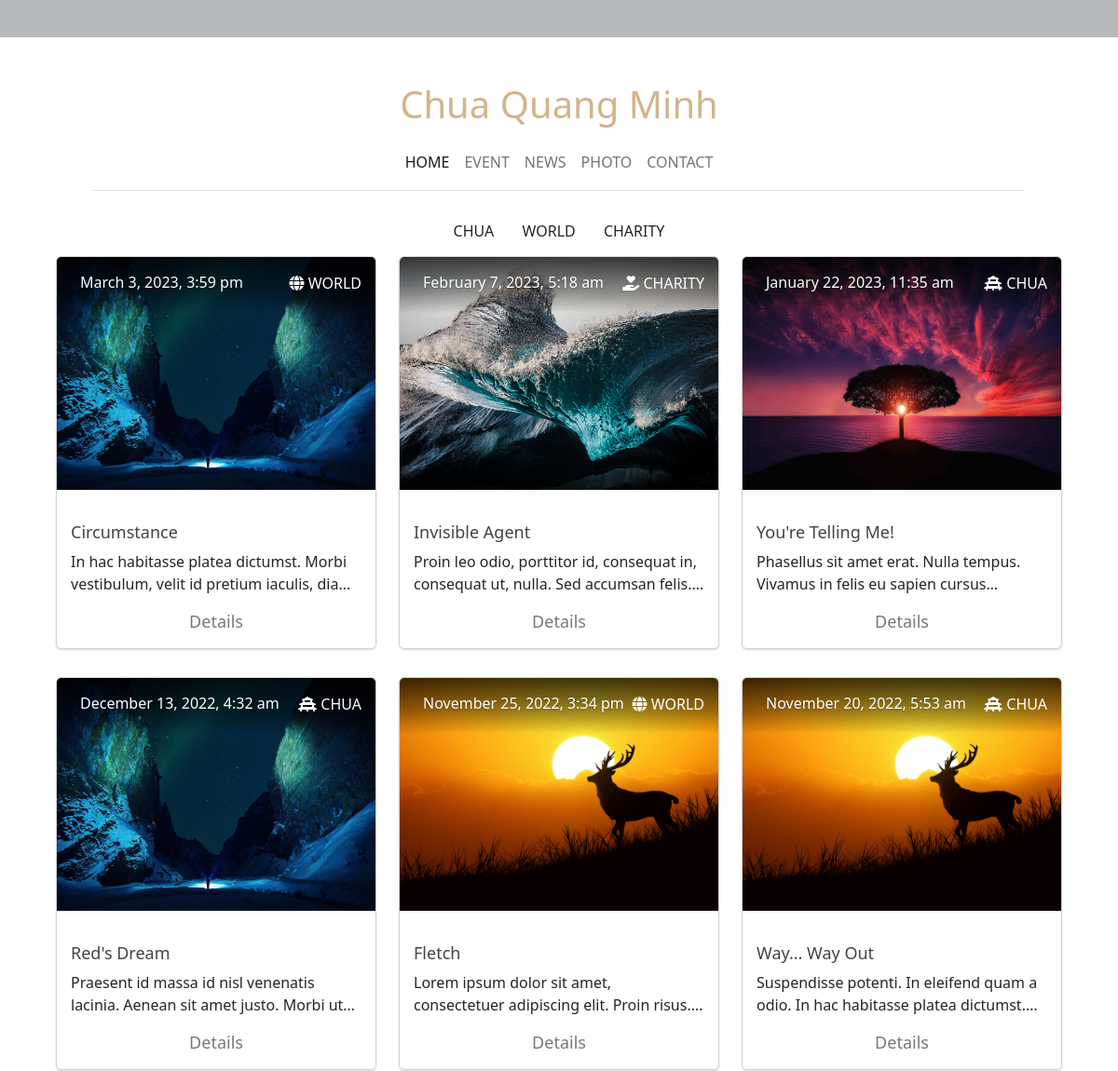
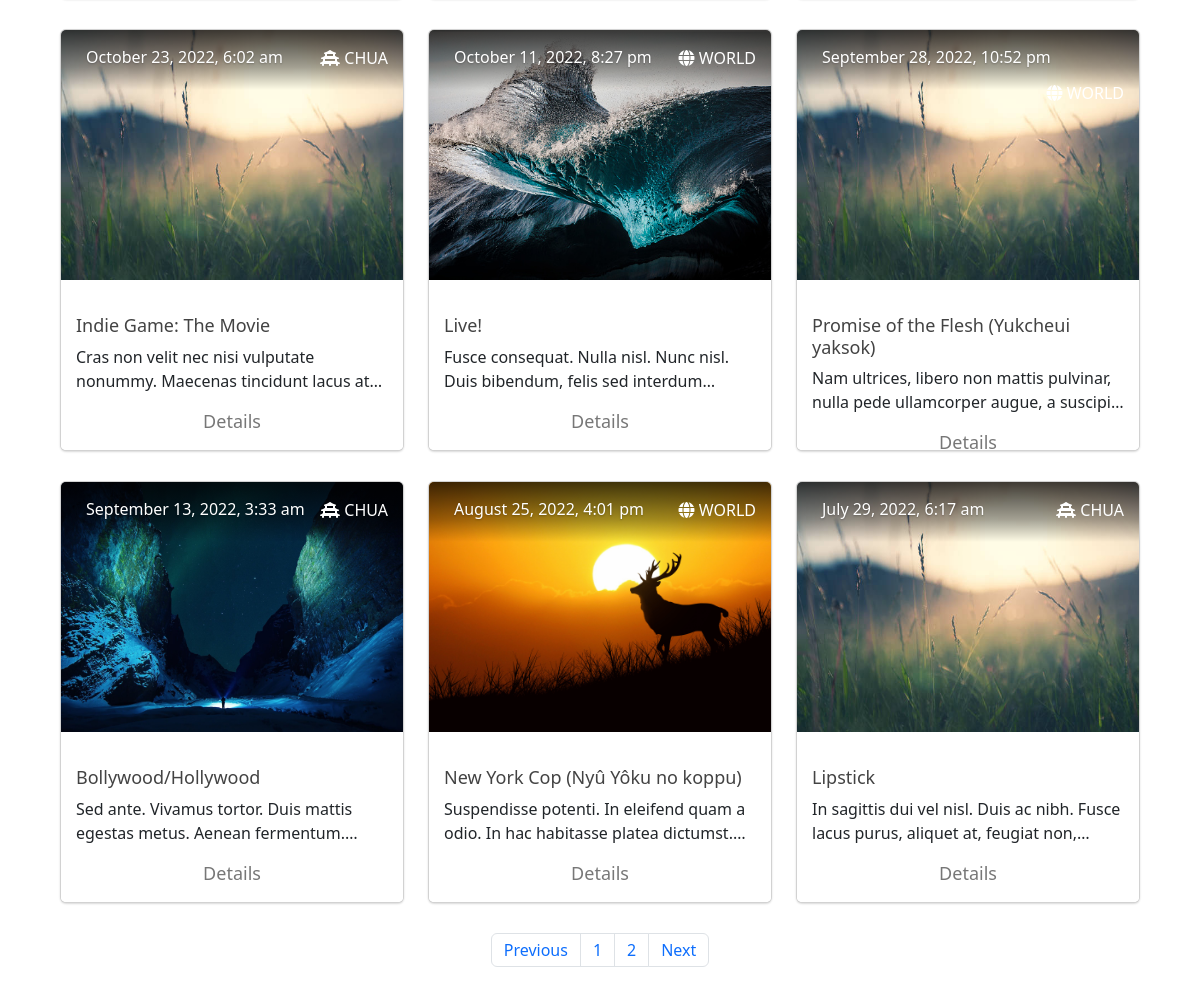
Page /news on the committed database (2 pictures, top to bottom).
### tables this page shows
CREATE TABLE NewsType
(
    newsTypeID INT AUTO_INCREMENT NOT NULL PRIMARY KEY,
    typeName   VARCHAR(255),
    icon       VARCHAR(255)
);

CREATE TABLE News
(
    newsID      INT AUTO_INCREMENT NOT NULL PRIMARY KEY,
    title       VARCHAR(255),
    author      VARCHAR(255),
    description VARCHAR(255),
    paragraph   TEXT,
    timeUpdated TIMESTAMP,
    saveDraft   BOOLEAN,
    banner      VARCHAR(500),
    newsTypeID  INT                NOT NULL,
    FOREIGN KEY (newsTypeID) REFERENCES NewsType (newsTypeID)
);

### model/NewsModel.php (called while the page is built, shortened)
<?php
if (isset($_GET["limit"])) {
    $limit = $_GET["limit"];
} else {
    $limit = 12;
}
if (isset($_GET["skip"])) {
    $skip = $_GET["skip"];
} else {
    $skip = 0;
}
$firstPageBlogsQuery = "SELECT * FROM NewsOrderbyType LIMIT $limit";
$pageCountQuery = "SELECT * FROM NewsOrderbyType";
$NewsModel = new NewsModel();

### controller/NewsController.php (called while the page is built, shortened)
<?php
$blogResultStmt =  $conn->query($firstPageBlogsQuery);
$blogResult = $blogResultStmt->fetchAll(PDO::FETCH_ASSOC);
$pageCountStmt = $conn->query($pageCountQuery);
$pageCountResult = $pageCountStmt->fetchAll(PDO::FETCH_ASSOC);
$pageCount = count($pageCountResult);
$newsTypeResultStmt =  $conn->query($NewsModel->newsType);
$newsTypeResult = $newsTypeResultStmt->fetchAll(PDO::FETCH_ASSOC);

### view/news.php (the view, shortened to what this page needs)
<?php
require("rootPath.php");
require $rootPath . "model/NewsModel.php";
require $rootPath . "controller/NewsController.php";
?>
<div class="container">
    <div class="mb-2" align="center" >
        <?php
        foreach ($newsTypeResult as $row) {
            ?>
            <div class="btn  filter-button" data-filter="<?php echo $row['typeName']; ?>">
                <a class="nav-link categories-text"
                   href="/news?action=news&newsTypeID=<?php echo $row['newsTypeID'] ?>">
                    <?php echo $row['typeName']; ?>
                </a>
            </div>
            <?php
        } ?>
    </div>
    <div class="row clearfix">
        <form action="" method="post">
        <div class="row">
            <?php
            foreach ($blogResult as $row) { ?>
                <div class="col-xs-12 col-sm-4 col-md-4 col-lg-4">
                    <div class="card card-small">
                        <div class="thumbnail">
                            <img class="d-block img-fluid banner" src="assets/banner/<?php echo $row['banner'] ?>">
                            <div class="details">
                                <div class="user">
                                    <div class="name"><?php
                                        $today = date("F j, Y, g:i a", strtotime($row['timeUpdated']));
                                        echo $today;
                                        ?>
                                    </div>
                                </div>
                                <div class="numbers"><i
                                            class="<?php echo $row['icon'] ?>"></i> <?php echo $row['typeName'] ?>
                                </div>
                                <div class="clearfix"></div>
                            </div>
                        </div>
                        <div class="card-info">
                            <div class="moving">
                                <a href="#/product/awesome-landing-page">
                                    <h3>
                                        <a href="/article?newsID=<?php echo $row['newsID']; ?>"><?php echo $row['title'] ?></a>
                                    </h3>
                                    <div class="text"><?php echo $row['description']; ?></div>
                                </a>
                                <div class="actions">
                                    <a href="/article?newsID=<?php echo $row['newsID']; ?>">Details</a>
                                </div>
                            </div>
                        </div>
                    </div>
                </div>
                <?php
            } ?>
                </form>
            <nav class="d-flex justify-content-center">
                <?php
                $newsTypeID = null;
                ?>
                <ul class="pagination">
                    <li class="page-item"><a class="page-link exatic-background-color"
                                             href="/news?action=news&newsTypeID=<?php echo($newsTypeID); ?>&limit=<?php echo($limit) ?>&skip=
            <?php
                                             if (($skip - $limit) >= 0) {
                                                 echo($skip - $limit);
                                             } else {
                                                 echo($skip);
                                             }
                                             ?>">Previous</a></li>
                    <?php
                    $pages = ceil($pageCount / $limit);
                    for ($i = 0; $i < $pages; $i++) {
                        ?>
                        <li class="page-item">
                            <a class="page-link exatic-background-color"
                               href="/news?action=news&newsTypeID=<?php echo($newsTypeID) ?>&limit=<?php echo($limit) ?>&skip=<?php echo($limit * $i) ?>"><?php echo($i + 1); ?>
                            </a>
                        </li>
                        <?php
                    }
                    ?>
                    <li class="page-item"><a class="page-link exatic-background-color"
                                             href="/news?action=news&newsTypeID=<?php echo($newsTypeID) ?>&limit=<?php echo($limit) ?>&skip=<?php
                                             if (($skip + $limit) <= ($pageCount)) {
                                                 echo($skip + $limit);
                                             } else {
                                                 echo($skip);
                                             }
                                             ?>">Next</a></li>
                </ul>
            </nav>
        </div>
    </div>
</div>

### styles/index.css (style rules this page uses)
.card { overflow: hidden; border-radius: 6px; position: relative; background-color: #FFFFFF; box-shadow: 0 1px 2px rgba(0, 0, 0, 0.15); margin-bottom: 30px; }
.card-small .thumbnail { min-height: 200px; }
.text { overflow: hidden; text-overflow: ellipsis; display: -webkit-box; -webkit-line-clamp: 2; line-clamp: 2; -webkit-box-orient: vertical; }
.card .thumbnail { border: 0 none; padding: 0; margin: 0; min-height: 270px; position: relative; }
.card .thumbnail img { width: 100%; }
.card .details { background: -moz-linear-gradient(top, rgba(0, 0, 0, 0.75) 0%, rgba(0, 0, 0, 0.36) 62%, rgba(0, 0, 0, 0) 100%); background: -webkit-gradient(linear, left top, left bottom, color-stop(0%, rgba(0, 0, 0, 0.75)), color-stop(62%, rgba(0, 0, 0, 0.36)), color-stop(100%, rgba(0, 0, 0, 0))); background: -webkit-linear-gradient(top, rgba(0, 0, 0, 0.75) 0%, rgba(0, 0, 0, 0.36) 62%, rgba(0, 0, 0, 0) 100%); background: -o-linear-gradient(top, rgba(0, 0, 0, 0.75) 0%, rgba(0, 0, 0, 0.36) 62%, rgba(0, 0, 0, 0) 100%); background: -ms-linear-gradient(top, rgba(0, 0, 0, 0.75) 0%, rgba(0, 0, 0, 0.36) 62%, rgba(0, 0, 0, 0) 100%); background: linear-gradient(to bottom, rgba(0, 0, 0, 0.75) 0%, rgba(0, 0, 0, 0.36) 62%, rgba(0, 0, 0, 0) 100%); filter: progid:DXImageTransform.Microsoft.gradient(startColorstr="#5e000000", endColorstr="#00000000",GradientType=0 ); top: 0; display: block; height: 60px; padding: 10px 15px 0; position: absolute; width: 100%; }
.card .user { font-weight: 400; color: #FFFFFF; text-shadow: 0 1px 2px rgba(0, 0, 0, 0.23); line-height: 20px; display: block; }
.banner { height: 250px; }
.card .user .name { line-height: 35px; margin-left: 10px; font-size: 16px; float: left; }
.card .numbers { color: #FFFFFF; float: right; margin-top: 6px; }
.card-info { background-color: #FFFFFF; position: relative; height: 150px; }
.card-info { -moz-osx-font-smoothing: grayscale; -webkit-font-smoothing: antialiased; }
.card-info .moving { padding: 15px; background-color: #FFFFFF; position: relative; -webkit-animation-duration: 1s; -moz-animation-duration: 1s; -o-animation-duration: 1s; animation-duration: 1s; -webkit-animation-fill-mode: both; -moz-animation-fill-mode: both; -o-animation-fill-mode: both; animation-fill-mode: both; -webkit-animation-name: returnBounce; -moz-animation-name: returnBounce; -ms-animation-name: returnBounce; -o-animation-name: returnBounce; animation-name: returnBounce; }
.card-info a { color: #434343; }
.card-small .card-info h3 { font-size: 18px; }
.card-info h3 { margin-top: 0; font-size: 22px; }
.card-info h3 { -moz-osx-font-smoothing: grayscale; -webkit-font-smoothing: antialiased; }
.card-small .actions { height: 55px; font-size: 14px; }
.card .actions { background-color: #FFFFFF; bottom: -80px; color: rgba(33, 33, 33, 0.79); display: block; height: 80px; left: 0; opacity: 1; position: absolute; text-align: center; width: 100%; font-size: 18px; }
.card-info .actions a { color: #777777; }
.card .actions a { font-weight: 400; }
a, a:hover, a:focus, .btn:focus, .btn:hover, .btn:active, .btn:active:focus, .btn:active.focus, .btn.active:focus, .btn.active.focus { text-decoration: none; outline: 0; outline-color: transparent; outline-style: none; }
.pagination { display: flex; justify-content: center; }

### rows in the picture
newstype: typeName "CHUA"
newstype: typeName "WORLD"
newstype: typeName "CHARITY"
news: banner (picture), timeUpdated "March 3, 2023, 3:59 pm", typeName "WORLD", title "Circumstance", description "In hac habitasse platea dictumst. Morbi vestibulum, velit id pretium iaculis,…"
news: banner (picture), timeUpdated "February 7, 2023, 5:18 am", typeName "CHARITY", title "Invisible Agent", description "Proin leo odio, porttitor id, consequat in, consequat ut, nulla. Sed accumsan…"
news: banner (picture), timeUpdated "January 22, 2023, 11:35 am", typeName "CHUA", title "You're Telling Me!", description "Phasellus sit amet erat. Nulla tempus. Vivamus in felis eu sapien…"
news: banner (picture), timeUpdated "December 13, 2022, 4:32 am", typeName "CHUA", title "Red's Dream", description "Praesent id massa id nisl venenatis lacinia. Aenean sit amet justo. Morbi…"
news: banner (picture), timeUpdated "November 25, 2022, 3:34 pm", typeName "WORLD", title "Fletch", description "Lorem ipsum dolor sit amet, consectetuer adipiscing elit. Proin…"
news: banner (picture), timeUpdated "November 20, 2022, 5:53 am", typeName "CHUA", title "Way... Way Out", description "Suspendisse potenti. In eleifend quam a odio. In hac habitasse platea…"
news: banner (picture), timeUpdated "October 23, 2022, 6:02 am", typeName "CHUA", title "Indie Game: The Movie", description "Cras non velit nec nisi vulputate nonummy. Maecenas tincidunt lacus…"
news: banner (picture), timeUpdated "October 11, 2022, 8:27 pm", typeName "WORLD", title "Live!", description "Fusce consequat. Nulla nisl. Nunc nisl. Duis bibendum, felis sed…"
news: banner (picture), timeUpdated "September 28, 2022, 10:52 pm", typeName "WORLD", title "Promise of the Flesh (Yukcheui yaksok)", description "Nam ultrices, libero non mattis pulvinar, nulla pede ullamcorper augue, a…"
news: banner (picture), timeUpdated "September 13, 2022, 3:33 am", typeName "CHUA", title "Bollywood/Hollywood", description "Sed ante. Vivamus tortor. Duis mattis egestas metus. Aenean…"
news: banner (picture), timeUpdated "August 25, 2022, 4:01 pm", typeName "WORLD", title "New York Cop (Nyû Yôku no koppu)", description "Suspendisse potenti. In eleifend quam a odio. In hac habitasse platea…"
news: banner (picture), timeUpdated "July 29, 2022, 6:17 am", typeName "CHUA", title "Lipstick", description "In sagittis dui vel nisl. Duis ac nibh. Fusce lacus purus, aliquet at, feugiat…"
